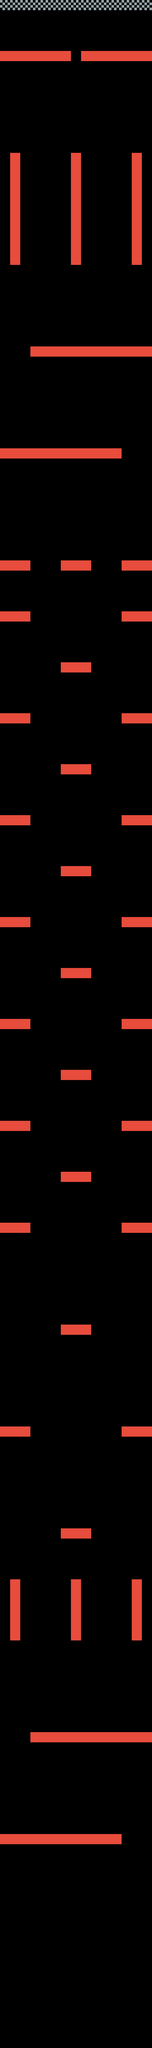

A 2D game scene composited from a Tiled map and its tileset images. What follows is a short description and the map's XML, with each tile layer's data collapsed to a summary:
An orthogonal 15x201 tile map with 48x48 px tiles, 2 tile layers (walls, finish).

<map version="1.0" orientation="orthogonal" renderorder="right-down" width="15" height="201" tilewidth="48" tileheight="48">
 <tileset firstgid="1" name="tile_set" tilewidth="48" tileheight="48">
  <image source="tile_set.png" width="144" height="96" />
 </tileset>
 <layer name="walls" width="15" height="201">
  <data>[3015 cells, 194 non-empty, 1 distinct tile ids]</data>
 </layer>
 <layer name="finish" width="15" height="201">
  <data>[3015 cells, 15 non-empty, 1 distinct tile ids]</data>
 </layer>
</map>
